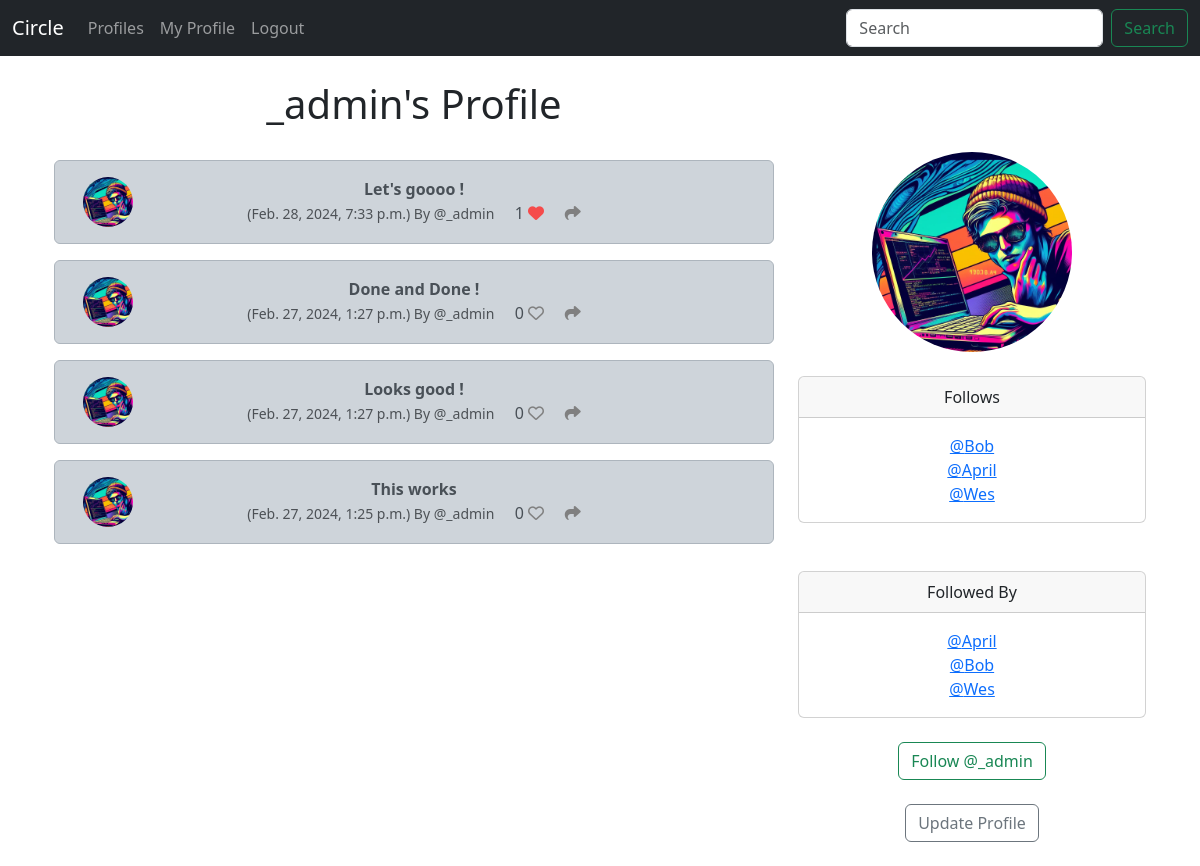
Screenshot of /profile/1 (signed in) with the database file from the repository.
### circle/models.py (models this page shows, shortened)
class Profile(models.Model):
    user = models.OneToOneField( User, on_delete=models.CASCADE)
    follows = models.ManyToManyField("self",
        related_name="followed_by",
        symmetrical=False,
        blank=True)
    date_modified = models.DateTimeField(User, auto_now=True)
    profile_image = models.ImageField(null=True,blank=True, upload_to="images/")
    profile_bio = models.CharField(null=True, blank=True, max_length=500)
    hompage_link = models.CharField(null=True, blank=True, max_length=250)
    facebook_link = models.CharField(null=True, blank=True, max_length=250)
    instagram_link = models.CharField(null=True, blank=True, max_length=250)
    linkedin_link = models.CharField(null=True, blank=True, max_length=250)
    github_link =models.CharField(null=True, blank=True, max_length=250)
    def __str__(self):
        return self.user.username

class Noise(models.Model):
    user = models.ForeignKey(
        User, related_name = "noises",
        on_delete = models.DO_NOTHING
    )
    body = models.CharField(max_length=200)
    created_at = models.DateTimeField(auto_now_add=True)
    likes = models.ManyToManyField(User, related_name="noise_like", blank=True)
    def number_of_likes(self):
        return self.likes.count()

### circle/views.py (the view, shortened to what this page needs)
# urls.py: path('profile/<int:pk>', views.profile, name='profile' ),
def profile(request,pk):
    if request.user.is_authenticated:
        profile = Profile.objects.get(user_id=pk)
        noises = Noise.objects.filter(user_id=pk).order_by("-created_at")
        return render(request, "profile.html", {"profile":profile, "noises":noises})
    else:
        messages.success(request, ("You must be logged in to View Page..."))
        return redirect('home')

### circle/templates/profile.html (shortened to what this page needs)
{% extends 'base.html' %}
{% load static %}
{% block content %}
{% if profile %}
<div class="container text-center">
    <div class="row">
        <div class="col-8">
            <h1>{{ profile.user.username }}'s Profile</h1>
            <br/>
          {% if noises %}
            {% for noise in noises %}
              <div class="alert alert-dark" role="alert">
              <div class="container">
                <div class="row">
                  <div class="col-1">
                    {%  if profile.profile_image  %}
                     <img src="{{ profile.profile_image.url}}" width=50 height=50 class="rounded-circle" alt="{{ profile.user.username}}">
                    {% else %}
                    <img src="{% static 'images/default_profile_pic.png' %}" width=50 height=50 class="rounded-circle" alt="{{ profile.user.username}}">
                    {% endif %}
                  </div>
                  <div class="col-10">
                <strong>{{ noise.body }}</strong><br/>
                <small class="text-muted">
                  ({{ noise.created_at}}) By @{{ noise.user.username}}
                </small>
                {{ noise.number_of_likes }}
                {%  if user in noise.likes.all %}
                <a href="{%  url 'noise_like' noise.id  %}"><i class="fa-solid fa-heart" style="color:rgb(245, 75, 75)"></i></a>
                {% else %}
                <a href="{%  url 'noise_like' noise.id  %}"><i class="fa fa-heart-o" style="color:grey"></i></a>
                {% endif %}
                <a href="{% url 'noise_show' noise.id %}"><i class="fa-solid fa-share" style="color:gray"></i></a>
              </div>
              <br/>
              </div>
            </div>
          </div>
           {% endfor %}
          {% endif %}
              </div>
<div class="col-4">
  <br/><br/><br/>
  {% if profile.profile_image %}
    <img src="{{ profile.profile_image.url }}" class="rounded-circle" alt="Profile Image" style="width: 200px; height: 200px; ">
<br/><br/>
  {% endif %}
    <div class="card">
        <div class="card-header">
         Follows
        </div>
        <div class="card-body">
          <p class="card-text">
            {% for following in profile.follows.all %}
              <a href="{% url 'profile' following.user.id %}">@{{ following }}</a><br/>
            {% endfor %}
          </p>
        </div>
      </div>
   <br/><br/>
   <div class="card">
    <div class="card-header">
       Followed By
    </div>
    <div class="card-body">
      <p class="card-text">
        {%  for following  in profile.followed_by.all %}
        <a href="{% url 'profile' following.user.id %}">@{{ following }}</a><br/>
        {% endfor %}
      </p>
    </div>
  </div><br/>
  <form method=POST>
    {% if profile in user.profile.follows.all %}
      <button class="btn btn-outline-danger" name="follow" value="unfollow" type="submit">
        Unfollow @{{ profile.user.username |lower }}
      </button>
    {% else %}
    <button class="btn btn-outline-success" name="follow" value="follow" type="submit">
      Follow @{{ profile.user.username | lower }}
    </button><br/>
    {% endif %}
</form>
<br/>
{% if request.user.id == profile.user.id %}
<a href="{% url 'update_user' %}" class="btn btn-outline-secondary">Update Profile</a>
{% endif %}
</div>
</div>
</div><br/>
{% endif %}
{% endblock %}

### rows the page displays
Profile: user.username "_admin", profile_image (picture)
Noise: profile_image (picture), body "Let's goooo !", created_at "Feb. 28, 2024, 7:33 p.m.", user.username "_admin", number_of_likes "1"
Noise: profile_image (picture), body "Done and Done !", created_at "Feb. 27, 2024, 1:27 p.m.", user.username "_admin", number_of_likes "0"
Noise: profile_image (picture), body "Looks good !", created_at "Feb. 27, 2024, 1:27 p.m.", user.username "_admin", number_of_likes "0"
Noise: profile_image (picture), body "This works", created_at "Feb. 27, 2024, 1:25 p.m.", user.username "_admin", number_of_likes "0"
Profile: user.username "Bob"
Profile: user.username "April"
Profile: user.username "Wes"
